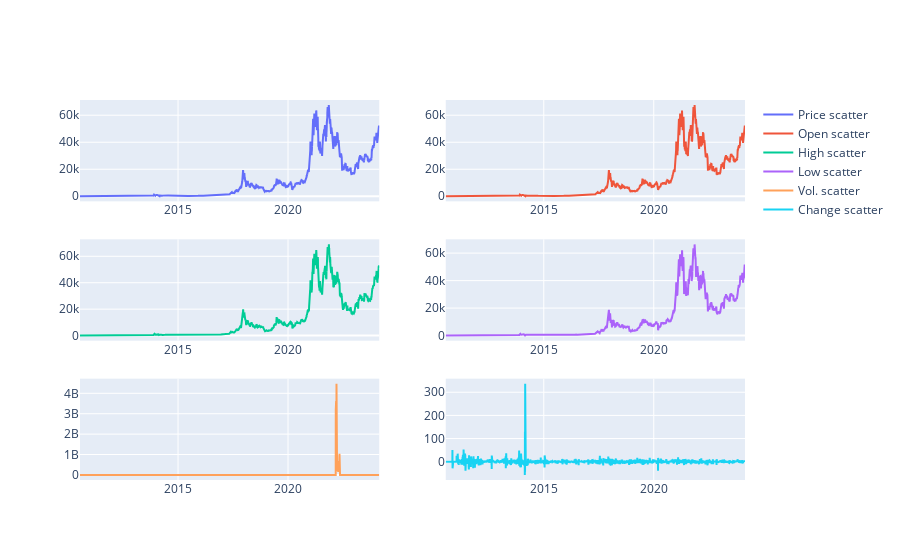

The notebook cell this image was saved under:
### Code cell
bitcoin_df = bitcoin_df.sort_values(by='Date')

fig = make_subplots(rows=3, cols=2,
                    specs=[[{}, {}], [{}, {}], [{}, {}]])
fig.add_trace(
    go.Scatter(x=bitcoin_df['Date'], y=bitcoin_df['Price'], name='Price scatter'),
    row=1, col=1
)
fig.add_trace(
    go.Scatter(x=bitcoin_df['Date'], y=bitcoin_df['Open'], name='Open scatter'),
    row=1, col=2
)
fig.add_trace(
    go.Scatter(x=bitcoin_df['Date'], y=bitcoin_df['High'], name='High scatter'),
    row=2, col=1
)
fig.add_trace(
    go.Scatter(x=bitcoin_df['Date'], y=bitcoin_df['Low'], name='Low scatter'),
    row=2, col=2
)
fig.add_trace(
    go.Scatter(x=bitcoin_df['Date'], y=bitcoin_df['Vol.'], name='Vol. scatter'),
    row=3, col=1
)
fig.add_trace(
    go.Scatter(x=bitcoin_df['Date'], y=bitcoin_df['Change %'], name='Change scatter'),
    row=3, col=2
)
fig.show()

### Figure 1 — Plotly figure (JSON) as saved in the notebook; plotly's stock layout.template omitted (floating-point values rounded to 4 significant figures; data arrays with more than 128 entries replaced by an {"elided": "..."} marker saying what was removed)
{"data": [{"name": "Price scatter", "type": "scatter", "x": {"elided": "4970 str values"}, "xaxis": "x", "y": {"elided": "4970 float values"}, "yaxis": "y"}, {"name": "Open scatter", "type": "scatter", "x": {"elided": "4970 str values"}, "xaxis": "x2", "y": {"elided": "4970 float values"}, "yaxis": "y2"}, {"name": "High scatter", "type": "scatter", "x": {"elided": "4970 str values"}, "xaxis": "x3", "y": {"elided": "4970 float values"}, "yaxis": "y3"}, {"name": "Low scatter", "type": "scatter", "x": {"elided": "4970 str values"}, "xaxis": "x4", "y": {"elided": "4970 float values"}, "yaxis": "y4"}, {"name": "Vol. scatter", "type": "scatter", "x": {"elided": "4970 str values"}, "xaxis": "x5", "y": {"elided": "4970 int values"}, "yaxis": "y5"}, {"name": "Change scatter", "type": "scatter", "x": {"elided": "4970 str values"}, "xaxis": "x6", "y": {"elided": "4970 float values"}, "yaxis": "y6"}], "layout": {"xaxis": {"anchor": "y", "domain": [0, 0.45]}, "xaxis2": {"anchor": "y2", "domain": [0.55, 1]}, "xaxis3": {"anchor": "y3", "domain": [0, 0.45]}, "xaxis4": {"anchor": "y4", "domain": [0.55, 1]}, "xaxis5": {"anchor": "y5", "domain": [0, 0.45]}, "xaxis6": {"anchor": "y6", "domain": [0.55, 1]}, "yaxis": {"anchor": "x", "domain": [0.7333, 1]}, "yaxis2": {"anchor": "x2", "domain": [0.7333, 1]}, "yaxis3": {"anchor": "x3", "domain": [0.3667, 0.6333]}, "yaxis4": {"anchor": "x4", "domain": [0.3667, 0.6333]}, "yaxis5": {"anchor": "x5", "domain": [0, 0.2667]}, "yaxis6": {"anchor": "x6", "domain": [0, 0.2667]}}}
